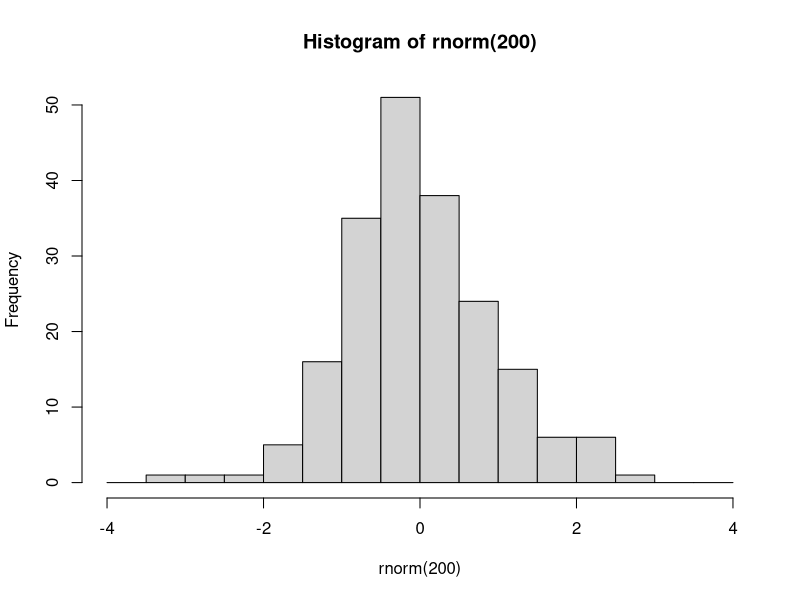
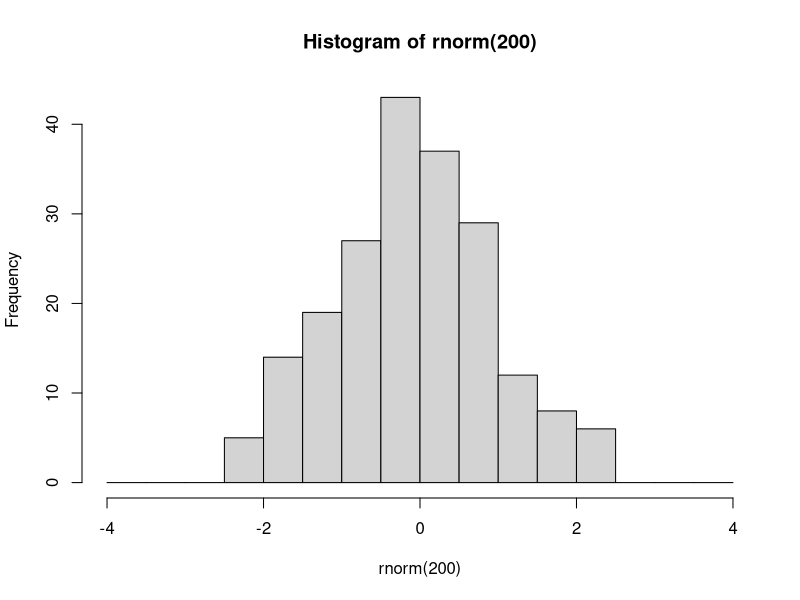

Write R code to recreate these figures, in order.
###################################
###################################
########                   ########
########   Data Science 1  ########
########       Lab 6       ######## 
########  26th Nov. 2024   ########
########                   ########
###################################
###################################


# Welcome to lab number 6. Today we'll be introducing pipes and the tidyverse,
# then reviewing linear models.


#####################
####    Pipes    ####
#####################

# The pipe operator looks like this: |>
# It signifies: take the element on the left and use it as the first argument in the function on the right

# Example

hist(rnorm(200), breaks=seq(-4,4,0.5))
# is equivalent to

rnorm(200) |> hist(breaks=seq(-4,4,0.5))

# The purpose of the pipe is mostly aesthetic, in particular to avoid large numbers of parentheses when something needs to be transformed using multiple functions:



### 1.1 Rewrite the following expression using pipes:
set.seed(123)
round(sqrt(log(runif(10,1,10))),2)

runif(10,1,10) |> log() |> sqrt() |> round(2)

# Pipes were initially created in a package called magrittr, part of the 'tidyverse' group of packages


########################
####    Packages    ####
########################

# Packages are essentially environments full of functions and/or objects which aren't loaded into R by default, but must be first installed (generally from a repository called CRAN), and then loaded

# Here we will install tidyverse, which is not one but a series of packages written by the same group of people, which share a number of syntactical features

install.packages('tidyverse')

# After you have installed tidyverse into your packages, you must also load it into your environment

library(tidyverse)

# You will only have to install a package once. However, every time you start fresh in a new R environment, you will have to load the packages you need again.

#########################
####    TIDYVERSE    ####
#########################

# The tidyverse encompasses a very large number of packages, and is fairly powerful (in that you can do a lot using tidyverse packages)
# However, you DO NOT need to use tidyverse exclusively! I mostly don't use it, for example, preferring to stick to base R except for a few functionalities.

# Downsides of tidyverse include: unique syntax which is very different from other programming languages such as python
# 'Black box' functions that have specific purposes that must be remembered, as opposed to more general-purpose functions in base R
# Often actually more verbose than base R (ie. requires more lines of code to do the same thing)
# Using tidyverse is a matter of preference!

# The pipe operator was originally introduced in the tidyverse package magrittr. 
# The tidyverse pipe operator looks like this: %>%

set.seed(123)
runif(10,1,10) %>% 
  log() %>%
  sqrt() %>%
  round(2)

# In this class we will look at 2 important tidyverse packages.
# Today we will look at dplyr, which is used to manipulate and transform data.
# Next week we will learn ggplot2, which is used for plotting and data visualisation

#####################
####    dplyr    ####
#####################

# The philosophy behind dplyr is that every data transformation can be done using a function, and multiple transformations can be done by piping an object through multiple functions
# For example, in dplyr we no longer use indexing.
# Instead we use the functions 'select', to choose specific columns in a data frame, and 'filter', to choose specific rows.

data(mtcars)

# so instead of:
mtcars[mtcars$cyl == 6, 1:5]
# we would write:
mtcars %>%
  filter(cyl==6) %>%
  select(1:5)

### 2.1
# using select() and filter(), create a new database of cars that are over 4000 lbs in weight, retaining only the wt and mpg columns.
# Save this database to an object called 'df'.

mtcars %>%
  filter(wt>=4) %>%
  select(c('wt',mpg)) -> df

# After you have selected the rows and columns you are interested in, you can 
# change the order of the rows using arrange

df %>% arrange(wt)

df %>% arrange(desc(wt))


# To change variables, we can use mutate()
df <- df %>% mutate(wt_kg=wt*453.592,
                    km_per_l = mpg*1.60934/3.78541)

# And we can use ifelse() within mutate()
mtcars <- mtcars %>%
            mutate(wt_class = ifelse(wt>=4, 'Oversized','Standard'))

# We can even do a sultiple ifelse statment using case_when()
mtcars <- mtcars %>%
            mutate(
              efficiency = case_when(
                mpg<=15 ~ 'low',
                mpg>15 & mpg<=20 ~ 'medium',
                mpg>20 ~ 'high'
                ))

# Next, summarise (or summarize) is a useful function which collapses a dataframe into a single row and can calculate summary statistics, eg:

mtcars %>% 
  summarise(
    mean_wt = mean(wt),
    sd_wt = sd(wt),
    n = length(mpg)
  )

# We can also use summarise to collapse a data frame not into one single row, but into as many rows as we have groups of interest. 
# To do this, first we need to use group_by()

mtcars %>% group_by(efficiency)

# You'll notice that this automatically changes the data frame into a new kind of object, called a tibble.
# Tibbles are basically tidyverse dataframes, that display information slightly differently, and are a bit more particular about certain things like not wanting empty cells.
# Tibbles can also be grouped, which allows for further operations down the line
# For example:

mtcars %>% 
  group_by(efficiency) %>%
  summarise(
    wt_kg=mean(wt),
    n=length(hp)
  ) %>%
  arrange(
    c('high','medium','low')
  )

# You can group by multiple variables

mtcars %>% 
  group_by(efficiency,cyl) %>%
  summarise(
    wt_kg=mean(wt),
    n=length(hp)
  )

# After grouping a tibble, remember to ungroup it later using ungroup(), or you may have issues down the line.

# 3.1
data(iris)
# using the dplyr functions do the following:
# create a new column called Petal.Area which is the product of the petal width and petal length columns.
# For each of the different species of iris, present the mean and standard deviation for the sepal length, sepal width, and petal area, as well as the number of samples (n)
# Order this database in decreasing order of average petal length.

iris %>% 
  mutate(Petal.Area = Petal.Length * Petal.Width) %>% 
  group_by(Species) %>% 
  summarise(
    mean_Sepal.Length = mean(Sepal.Length),
    sd_Sepal.Length = sd(Sepal.Length),
    mean_Sepal.Width = mean(Sepal.Width),
    sd_Sepal.Width = sd(Sepal.Width),
    mean_Petal.Length = mean(Petal.Length),
    sd_Petal.Length = sd(Petal.Length),
    mean_Petal.Width = mean(Petal.Width),
    sd_Petal.Width = sd(Petal.Width),
    mean_Petal.Area = mean(Petal.Area),
    sd_Petal.Area = sd(Petal.Area),
    n=length(Sepal.Length)
  ) %>% 
  arrange(desc(mean_Petal.Length)) -> iris


###################################
####    Linear models intro    ####
###################################

# We can run an OLS linear model using lm()
# Inside the lm and other model functions we use formulas
# Formulas have the dependent variable on the left and the independent (predictor) variables on the right with a ~ in between
# Lets run a bivariate regression of engine displacement (in cubic inches) on miles per gallon (1mpg = 1km/L)
# N.B engine displacement is essentially a measure of engine size and therefore power

model <- lm(mpg ~ disp, data = mtcars)
summary(model)
### 4.1
# Interpret the Estimate value in the (Intercept) row.
# The expected fuel efficiency of a car with an engine displacement of 0 cubic inches is 29.6 miles per gallon

### 4.2
# Interpret the Estimate value in the disp row.
# An increase in engine displacement of 1 cubic inch is associated with a decrease 
# in fuel efficiency of 0.0412 miles per gallon 


### 4.3 
# Is the relationship between these two variables positive or negative? Why do you think that might be?
# The disp estimate is negative, therefore the relationship is negative. This could be because larger engines 
# are less fuel efficient, or because larger engines tend to be paired with larger cars, which are less fuel efficient.
# There could be other reasons.


### 4.4 What is the predicted average efficiency in miles per gallon of a car with a 200 cubic inch engine?

# 29.6 - 0.0412 * 200 = 21.36 mpg.

# Let's transform the independent variable:
mtcars$disp_centred <- mtcars$disp - mean(mtcars$disp)

### 4.5
# compare the mean and variance of the new variable with the untransformed variable. What do you notice?

mean(mtcars$disp) #  230.7219
mean(mtcars$disp_centred) # ~0

var(mtcars$disp) #  15360.8
var(mtcars$disp_centred) # 15360.8

# The mean goes from 230 to 0 but the variance stays the same

### 4.6
# Run the linear regression again, but this time with disp_centred as the independent variable.
# Interpret the Estimate value in the disp_centred row.
# What is the point of performing this transformation?

model_centred <- lm(mpg ~ disp_centred, data = mtcars)
summary(model_centred)
# The expected fuel efficiency of a car with an engine displacement of 230.7219 cubic inches (the sample mean) is 20.1 miles per gallon
# The transformation has made the intercept estimate more realistic to interpret.


### 4.7
# 1 cubic inch is 16.4 cubic centimeters
# 1 mile per gallon is 0.425 km/L
# Transform the disp variable so that it is in cubic centimeters instead of cubic inches, then centre it as before
# Transform the mpg variable so that it is in km/L
# Run the regression one final time with the new variables
# Interpret the two parameter estimates.
# What is the predicted average efficiency in km/L of a car with an engine displacement of 6500cc?

mtcars$disp_cc <- mtcars$disp * 16.4
mtcars$disp_cc_centred <- mtcars$disp_cc - mean(mtcars$disp_cc) 
mtcars$kml <- mtcars$mpg * 0.425

model_cc <- lm(kml ~ disp_cc_centred, data = mtcars)
summary(model_cc)

# b0: The expected fuel efficiency of a car with an engine displacement of 3784cc (the sample mean) is 8.54 km/L
# b1: An increase in engine displacement of 1 cc is associated with a decrease 
# in fuel efficiency of 0.0011 km/L

# 8.54 - 0.0011 * (6500 -3784)  = 5.55 km/L
# The expected fuel efficiency of a car with an engine displacement of 6500 cubic centimeters is 5.55 km/L

### 4.8
# Run the following code:
y <- mtcars$mpg
x <- cbind(1,mtcars$wt)

# A couple of functions for you to know:
# t() returns the transpose of any matrix
# solve() returns the inverse of any (invertible) matrix
# %*% is matrix multiplication

# with that in mind try to code the following expression in R:
# (x'x)^(-1) * (x'y)
# where ' means the transpose
# Run the code you have written. Compare to the regression output from the lecture (lm(mpg ~ wt, data = mtcars))
# What do you find?

solve(t(x)%*%x)%*%t(x)%*%y 
# This gives the parameter estimates of the regression model because it is the formula for the OLS estimator


